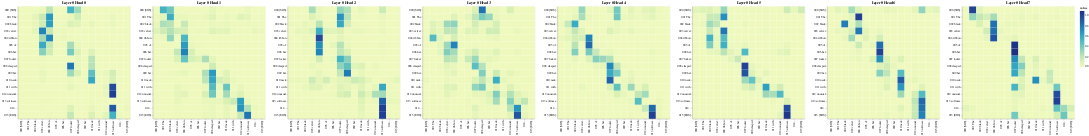

This figure's notebook cell:
### Code cell
layers = [0] # we have six of them actual
heads = [0, 1, 2, 3, 4, 5, 6, 7] # all the heads

# Encoder Self-Attention
get_all_attention_maps("encoder", layers, heads, encoder_input_tokens, encoder_input_tokens, min(20, sentence_len))

### Figure 1 — Vega-Lite specification as saved in the notebook (floating-point values rounded to 4 significant figures; data arrays with more than 128 entries replaced by an {"elided": "..."} marker saying what was removed)
{"config": {"view": {"continuousWidth": 400, "continuousHeight": 300}}, "vconcat": [{"hconcat": [{"data": {"name": "data-61e4283682115df024477310d79fb416"}, "mark": "rect", "encoding": {"color": {"field": "value", "type": "quantitative"}, "tooltip": [{"field": "row", "type": "quantitative"}, {"field": "column", "type": "quantitative"}, {"field": "value", "type": "quantitative"}, {"field": "row_token", "type": "nominal"}, {"field": "col_token", "type": "nominal"}], "x": {"axis": {"title": ""}, "field": "col_token", "type": "nominal"}, "y": {"axis": {"title": ""}, "field": "row_token", "type": "nominal"}}, "height": 400, "selection": {"selector001": {"type": "interval", "bind": "scales", "encodings": ["x", "y"]}}, "title": "Layer 0 Head 0", "width": 400}, {"data": {"name": "data-f36156b5f20d652b76b75413fcda1df8"}, "mark": "rect", "encoding": {"color": {"field": "value", "type": "quantitative"}, "tooltip": [{"field": "row", "type": "quantitative"}, {"field": "column", "type": "quantitative"}, {"field": "value", "type": "quantitative"}, {"field": "row_token", "type": "nominal"}, {"field": "col_token", "type": "nominal"}], "x": {"axis": {"title": ""}, "field": "col_token", "type": "nominal"}, "y": {"axis": {"title": ""}, "field": "row_token", "type": "nominal"}}, "height": 400, "selection": {"selector002": {"type": "interval", "bind": "scales", "encodings": ["x", "y"]}}, "title": "Layer 0 Head 1", "width": 400}, {"data": {"name": "data-38fe4fa31d0c5800ad2b93efd40d2e95"}, "mark": "rect", "encoding": {"color": {"field": "value", "type": "quantitative"}, "tooltip": [{"field": "row", "type": "quantitative"}, {"field": "column", "type": "quantitative"}, {"field": "value", "type": "quantitative"}, {"field": "row_token", "type": "nominal"}, {"field": "col_token", "type": "nominal"}], "x": {"axis": {"title": ""}, "field": "col_token", "type": "nominal"}, "y": {"axis": {"title": ""}, "field": "row_token", "type": "nominal"}}, "height": 400, "selection": {"selector003": {"type": "interval", "bind": "scales", "encodings": ["x", "y"]}}, "title": "Layer 0 Head 2", "width": 400}, {"data": {"name": "data-fc54cab1af31a2ccb7f79cb78a075c02"}, "mark": "rect", "encoding": {"color": {"field": "value", "type": "quantitative"}, "tooltip": [{"field": "row", "type": "quantitative"}, {"field": "column", "type": "quantitative"}, {"field": "value", "type": "quantitative"}, {"field": "row_token", "type": "nominal"}, {"field": "col_token", "type": "nominal"}], "x": {"axis": {"title": ""}, "field": "col_token", "type": "nominal"}, "y": {"axis": {"title": ""}, "field": "row_token", "type": "nominal"}}, "height": 400, "selection": {"selector004": {"type": "interval", "bind": "scales", "encodings": ["x", "y"]}}, "title": "Layer 0 Head 3", "width": 400}, {"data": {"name": "data-de7c9d108be7bd96d49f7f85adb21c3a"}, "mark": "rect", "encoding": {"color": {"field": "value", "type": "quantitative"}, "tooltip": [{"field": "row", "type": "quantitative"}, {"field": "column", "type": "quantitative"}, {"field": "value", "type": "quantitative"}, {"field": "row_token", "type": "nominal"}, {"field": "col_token", "type": "nominal"}], "x": {"axis": {"title": ""}, "field": "col_token", "type": "nominal"}, "y": {"axis": {"title": ""}, "field": "row_token", "type": "nominal"}}, "height": 400, "selection": {"selector005": {"type": "interval", "bind": "scales", "encodings": ["x", "y"]}}, "title": "Layer 0 Head 4", "width": 400}, {"data": {"name": "data-7cd14a89c8f86b9c807cf77464010366"}, "mark": "rect", "encoding": {"color": {"field": "value", "type": "quantitative"}, "tooltip": [{"field": "row", "type": "quantitative"}, {"field": "column", "type": "quantitative"}, {"field": "value", "type": "quantitative"}, {"field": "row_token", "type": "nominal"}, {"field": "col_token", "type": "nominal"}], "x": {"axis": {"title": ""}, "field": "col_token", "type": "nominal"}, "y": {"axis": {"title": ""}, "field": "row_token", "type": "nominal"}}, "height": 400, "selection": {"selector006": {"type": "interval", "bind": "scales", "encodings": ["x", "y"]}}, "title": "Layer 0 Head 5", "width": 400}, {"data": {"name": "data-05b3238ee710810cf68e8a4446cae7a6"}, "mark": "rect", "encoding": {"color": {"field": "value", "type": "quantitative"}, "tooltip": [{"field": "row", "type": "quantitative"}, {"field": "column", "type": "quantitative"}, {"field": "value", "type": "quantitative"}, {"field": "row_token", "type": "nominal"}, {"field": "col_token", "type": "nominal"}], "x": {"axis": {"title": ""}, "field": "col_token", "type": "nominal"}, "y": {"axis": {"title": ""}, "field": "row_token", "type": "nominal"}}, "height": 400, "selection": {"selector007": {"type": "interval", "bind": "scales", "encodings": ["x", "y"]}}, "title": "Layer 0 Head 6", "width": 400}, {"data": {"name": "data-c3d3efe309c572b153892d395e070f55"}, "mark": "rect", "encoding": {"color": {"field": "value", "type": "quantitative"}, "tooltip": [{"field": "row", "type": "quantitative"}, {"field": "column", "type": "quantitative"}, {"field": "value", "type": "quantitative"}, {"field": "row_token", "type": "nominal"}, {"field": "col_token", "type": "nominal"}], "x": {"axis": {"title": ""}, "field": "col_token", "type": "nominal"}, "y": {"axis": {"title": ""}, "field": "row_token", "type": "nominal"}}, "height": 400, "selection": {"selector008": {"type": "interval", "bind": "scales", "encodings": ["x", "y"]}}, "title": "Layer 0 Head 7", "width": 400}]}], "$schema": "https://vega.github.io/schema/vega-lite/v4.17.0.json", "datasets": {"data-61e4283682115df024477310d79fb416": {"elided": "256 records"}, "data-f36156b5f20d652b76b75413fcda1df8": {"elided": "256 records"}, "data-38fe4fa31d0c5800ad2b93efd40d2e95": {"elided": "256 records"}, "data-fc54cab1af31a2ccb7f79cb78a075c02": {"elided": "256 records"}, "data-de7c9d108be7bd96d49f7f85adb21c3a": {"elided": "256 records"}, "data-7cd14a89c8f86b9c807cf77464010366": {"elided": "256 records"}, "data-05b3238ee710810cf68e8a4446cae7a6": {"elided": "256 records"}, "data-c3d3efe309c572b153892d395e070f55": {"elided": "256 records"}}}
